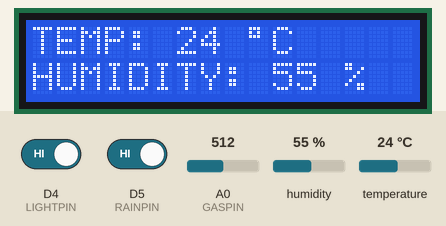
Simulated run of this sketch. Board: ESP8266 (NodeMCU). Parts: 16×2 character LCD. The test bench sets the inputs (shaded band); at power-on: A0 (GASPIN) = 512, D4 (LIGHTPIN) HIGH, D5 (RAINPIN) HIGH, humidity 55 %, temperature 24 °C. WiFi joins after 1.5 s; servers stay silent unless stated.

Above: at 3.0 s.
3.1 s: A0 (GASPIN) set to 660
At 12.3 s:
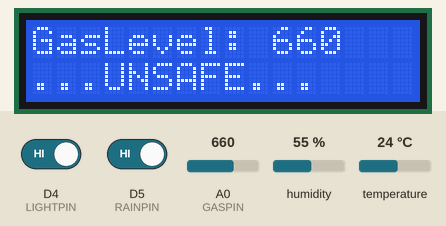
14.3 s: D4 (LIGHTPIN) driven LOW
At 22.1 s:
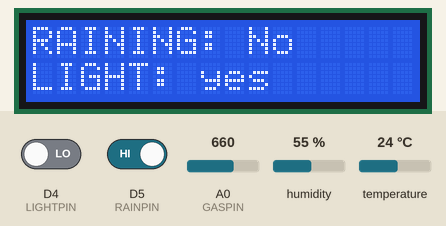
24.2 s: D5 (RAINPIN) driven LOW
At 27.7 s:
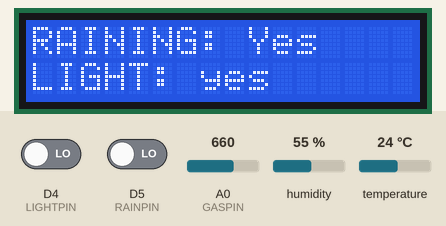
35.4 s: D4 (LIGHTPIN) driven HIGH
At 38.9 s:
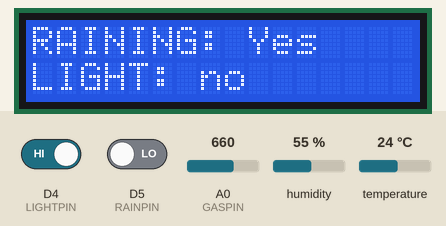
46.6 s: humidity set to 22 %
At 47.7 s:
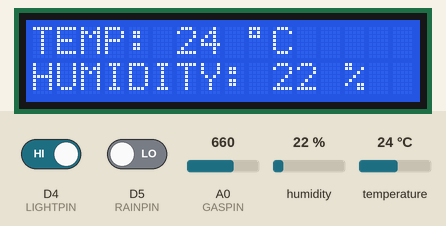
52.9 s: temperature set to 12 °C
At 58.8 s:
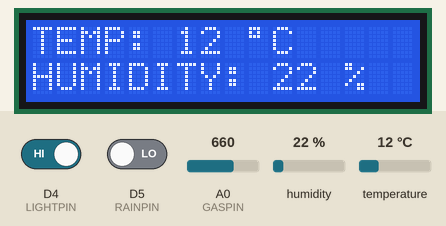
Timing chart, 0 to 60.3 s (numbered marks = the images above; inputs shaded):
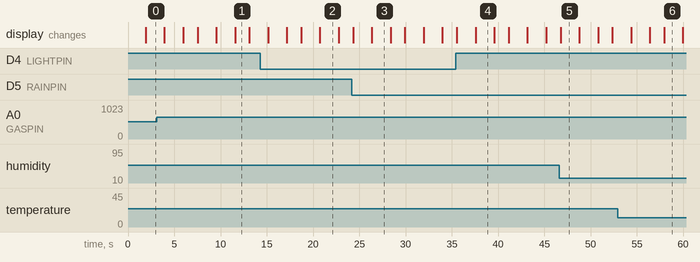

The sketch:

New_Weather_Monitoring_System_3_.ino
```cpp
// Blynk template ID and name for the project
#define BLYNK_TEMPLATE_ID "TMPL3NdkePXVx"
#define BLYNK_TEMPLATE_NAME "IoT weather monitoring"

// Include required libraries
#include <Wire.h>   // Include the Wire library for I2C communication
#include <LiquidCrystal_I2C.h>   // Include the LiquidCrystal_I2C library for I2C-based LCD display control
#include <DHT.h>    // Include the DHT library for DHT sensor interaction
#include <Adafruit_Sensor.h>    // Include the Adafruit_Sensor library for sensor abstraction
#include <ESP8266WiFi.h>      // Include the ESP8266WiFi library for Wi-Fi connectivity
#include <BlynkSimpleEsp8266.h>   // Include the BlynkSimpleEsp8266 library for Blynk integration with ESP8266

// Pin definitions
#define GASPIN A0  //analog pin A0 of gas sensor connected to A0 pin of nodemcu
#define DHTPIN D3  //signal pin of dht sensor connected to D3 pin of the nodemcu
#define LIGHTPIN D4 //signal pin of ldr sensor connected to D4 pin of the nodemcu
#define RAINPIN D5  //digital signal pin (D0) of  rainvalue sensor connected to D5 pin of the nodemcu

#define DHTTYPE DHT11   // DHT sensor type

// Blynk authentication token, Wi-Fi credentials
char auth[] = "*******************";
char ssid[] = "**********";
char password[] = "*********";

// Global variables
DHT dht(DHTPIN, DHTTYPE);
int temperature = 0;
int humidity = 0;
int gasValue = 0;
int rainValue = 0;
int ldrValue = 0;

LiquidCrystal_I2C lcd(0x3F, 16, 2);    // Initialize the LCD display with the I2C address 0x3F, 16 columns, and 2 rows

void setup() {
  Serial.begin(9600);


  Blynk.begin(auth, ssid, password);    // Initialize Blynk connection

  dht.begin();   // Initialize DHT sensor

  // Set pin modes
  pinMode(GASPIN, INPUT);
  pinMode(RAINPIN, INPUT);
  pinMode(LIGHTPIN, INPUT);

  // Initialize LCD
  lcd.init();
  lcd.backlight();
}

void loop() {
  // Read sensor values
  temperature = dht.readTemperature();
  humidity = dht.readHumidity();
  gasValue = analogRead(GASPIN);
  rainValue = !digitalRead(RAINPIN);  // ( !=logical not ) invert the value, read by the sensor
  ldrValue = !digitalRead(LIGHTPIN);  // ( !=logical not ) invert the value, read by the sensor

  // Run Blynk
  Blynk.run();

  // Update LCD display with temperature
  lcd.clear();   //clear the display
  lcd.setCursor(0, 0);  //set cursor at 0th row and 0th column <lcd.setCursor(column,row)> .Column (0 to 15) and row (0 to 1)
  lcd.print("TEMP: ");   //Display TEMP in lcd
  lcd.print(temperature); //Display the value stored in temperature on lcd
  lcd.setCursor(9, 0);   //set cursor at 0th row and 12th column
  lcd.write(byte(0xDF)); // Display the degree(°) symbol
  lcd.print("C");     // Display C on lcd
  Blynk.virtualWrite(V0, temperature);   // Send the temperature value to the Blynk app, updating virtual pin V0

  // Update LCD display with humidity
  lcd.setCursor(0, 1);  //set cursor at 1st row and 0th column
  lcd.print("HUMIDITY: ");   //Display HUMIDITY on lcd
  lcd.print(humidity);     //Display the value stored in humidity on lcd
  lcd.print(" %");      // Display the percentage symbol
  Blynk.virtualWrite(V1, humidity);    // Send the humidity value to the Blynk app, updating virtual pin V1
  delay(2000);  //display the text for 2 sec

  // Update LCD display with rain status
  lcd.clear();     //clear the display
  lcd.setCursor(0, 0);   //set cursor at 0th row and 0th column
  lcd.print("RAINING: ");   //Display RAINING on lcd
  if (rainValue == HIGH) {   //compile if rainValue is HIGH
    lcd.print("Yes");          //Display Yes on lcd
    Blynk.logEvent("rain_alert", "RAIN COME");    // Log an event with the label "rain_alert" and message "RAIN COME" in the Blynk app . (NOTIFY ON THE USER MOBILE)
  } else {                    //compile if rainValue is LOW
    lcd.print("No");         //Display No on lcd
  }
  Blynk.virtualWrite(V3, rainValue);     // Send the rainValue value to the Blynk app, updating virtual pin V3

  // Update LCD display with light status
  lcd.setCursor(0, 1);      //set cursor at 1st row and 0th column
  lcd.print("LIGHT: ");    //Display LIGHT on lcd
  lcd.print(ldrValue ? "yes" : "no");    // Print "yes" if ldrValue is non-zero (true), otherwise print "no"
  Blynk.virtualWrite(V4, ldrValue);   // Send the ldrValue value to the Blynk app, updating virtual pin V4
  delay(2000);   //display the text for 2 sec

  // Update LCD display with gas status
  lcd.clear();     //clear the display
  lcd.setCursor(0, 0);    //set cursor at 0th row and 0th column
  lcd.print("GasLevel: ");   //Display GasLevel on lcd
  lcd.print(gasValue);       //Display the value stored in gasValue on lcd
  Blynk.virtualWrite(V2, gasValue);   // Send the gasValue value to the Blynk app, updating virtual pin V2
  lcd.setCursor(0, 1);     //set cursor at 1st row and 0th column
  if (gasValue < 650)      // If gasValue is less than 650, print ...SAFE... on the LCD
  {
    lcd.print("...SAFE...");
  } else                // If gasValue is 650 or greater
   {
    lcd.print("...UNSAFE...");   // print ...UNSAFE.. on the LCD
    Blynk.logEvent("gas_alert", "Gas leakage");  // Log an event with the label "gas_alert" and the message "Gas leakage" in the Blynk app .(NOTIFY ON THE USER MOBILE)
    }
  delay(1500);   //display the text for 1.5 sec
}
```

Measured:
- after the input at 3.1 s, the display: first differs from a run without the input after 8.5 s (image 1)
- after the input at 14.3 s, the display: first differs from a run without the input after 6.4 s (image 2)
- after the input at 24.2 s, the display: first differs from a run without the input after 2.2 s (image 3)
- after the input at 35.4 s, the display: first differs from a run without the input after 2.2 s (image 4)
- what the display in image 1 shows lasts 1.5 s, from 11.6 s to 13.1 s
- what the display in image 2 shows lasts 2.1 s, from 20.7 s to 22.8 s
